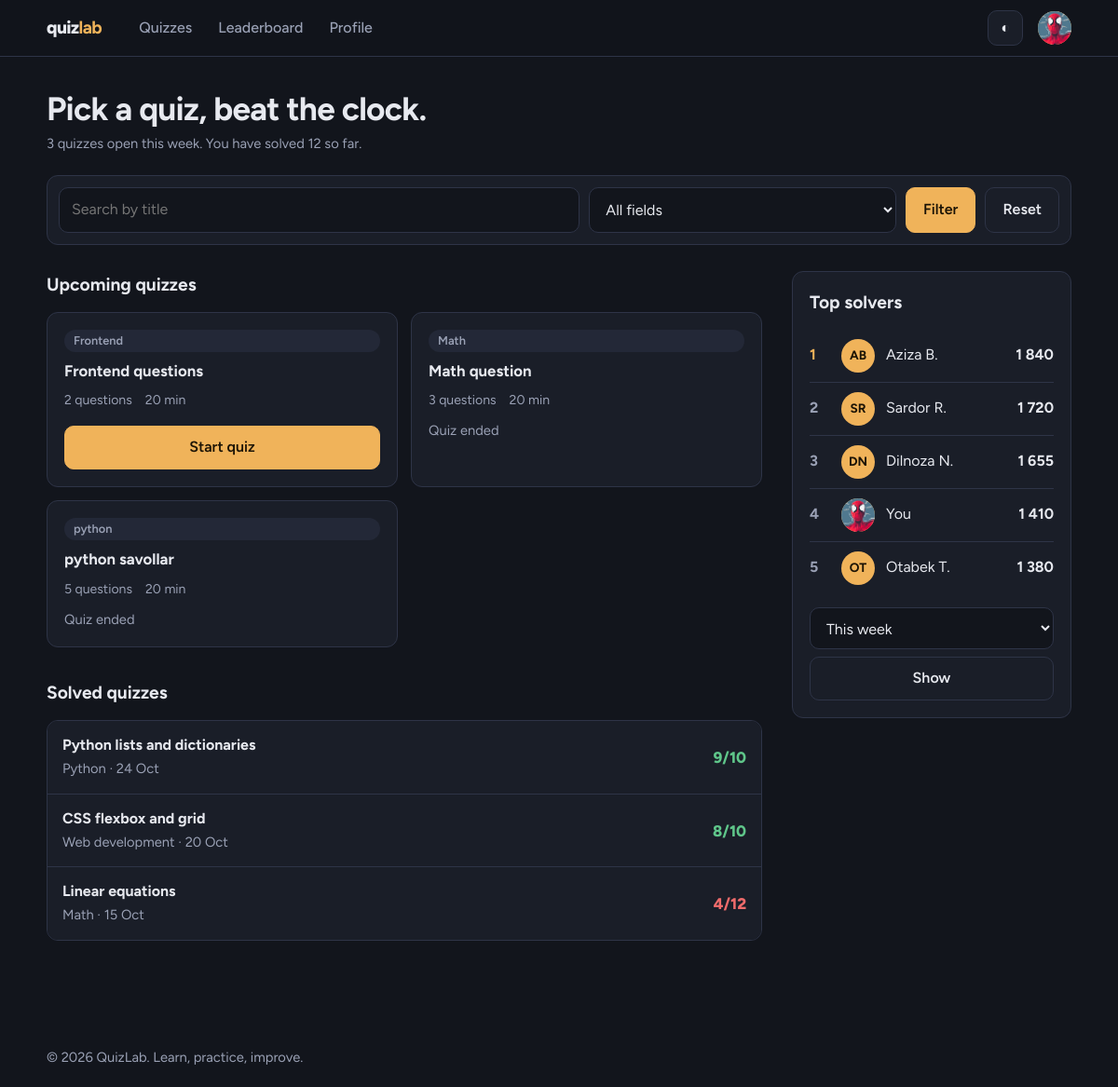
The app's page / (signed in) with its own data.
### accounts/models.py (models this page shows, shortened)
class Profile(models.Model):
    user = models.OneToOneField(
        User,
        on_delete=models.CASCADE,
        related_name="profile"
    )
    about = models.TextField(blank=True, null=True)
    profile_image = models.ImageField(
        upload_to="profiles/",
        blank=True,
        null=True
    )
    joined_date = models.DateField(auto_now_add=True)

### quiz/models.py (models this page shows, shortened)
class Quiz(models.Model):
    title = models.CharField(max_length=200)
    date_created = models.DateTimeField(auto_now_add=True)
    start_time = models.DateTimeField()
    end_time = models.DateTimeField()
    duration_minutes = models.PositiveIntegerField(default=20)
    status = models.BooleanField(default=True)
    science = models.ForeignKey(
        Science,
        on_delete=models.CASCADE,
        related_name="quizzes"
    )

class Science(models.Model):
    name = models.CharField(max_length=100)
    date_created = models.DateTimeField(auto_now_add=True)

### main/views.py (the view, shortened to what this page needs)
# urls.py: path("", HomePage.as_view(), name="index"),
class HomePage(ListView):
    model = Quiz
    template_name = "index.html"
    context_object_name = "upcoming_quizzes"
    paginate_by = 10
    template_name = "index.html"
    context_object_name = "upcoming_quizzes"
    model = Quiz
    paginate_by = 10
    def get_queryset(self):
        data = super().get_queryset()
        title = self.request.GET.get("title")
        science = self.request.GET.get("science")
        if title:
            data = data.filter(title__icontains=title)
        if science:
            data = data.filter(science__name__icontains=science)
        return data.order_by("-date_created")
    def get_context_data(self, **kwargs):
        context = super().get_context_data(**kwargs)
        context["sciences"] = Science.objects.all()
        context["now"] = timezone.now()
        print("SCIENCES:", list(context["sciences"].values("id", "name")))
        return context

### templates/index.html (shortened to what this page needs)
{% extends "base.html" %}
{% load static %}
{% block content %}
<div class="top">
    <h1>Pick a quiz, beat the clock.</h1>
    <p class="muted">3 quizzes open this week. You have solved 12 so far.</p>
</div>
<form class="filter" method="get" action="{% url 'index' %}">
    <input
        type="search"
        name="title"
        placeholder="Search by title"
        aria-label="Search quizzes"
        value="{{ request.GET.title }}"
    >
<select name="science" aria-label="Science">
    <option value="">All fields</option>
</select>
    <button class="btn" type="submit">Filter</button>
    <a class="btn ghost" href="{% url 'index' %}">Reset</a>
</form>
<div class="layout">
    <div>
<section id="upcoming">
    <h2>Upcoming quizzes</h2>
<div class="grid">
    {% for quiz in upcoming_quizzes %}
        <article class="quiz">
            <span class="tag">{{ quiz.science.name }}</span>
            <h3>{{ quiz.title }}</h3>
            <div class="meta">
                <span>{{ quiz.questions.count }} questions</span>
                <span>{{ quiz.duration_minutes }} min</span>
            </div>
            {% if not quiz.status %}
                <p class="muted">Unavailable</p>
            {% elif now < quiz.start_time %}
                <button type="button" class="btn ghost block" disabled>
                    Remind me
                </button>
            {% elif now < quiz.end_time %}
                <form method="post" action="{% url 'start_quiz' quiz.id %}">
                    <button type="submit" class="btn block">
                        Start quiz
                    </button>
                </form>
            {% else %}
                <p class="muted">Quiz ended</p>
            {% endif %}
        </article>
    {% empty %}
        <p class="muted">No quizzes yet.</p>
    {% endfor %}
</div>
</section>
        <section id="solved">
            <h2>Solved quizzes</h2>
            <div class="rows">
                <a class="row" href="quiz.html?id=11">
                    <span class="grow">
                        <strong>Python lists and dictionaries</strong>
                        <span class="muted">Python · 24 Oct</span>
                    </span>
                    <span class="score ok">9/10</span>
                </a>
                <a class="row" href="quiz.html?id=12">
                    <span class="grow">
                        <strong>CSS flexbox and grid</strong>
                        <span class="muted">Web development · 20 Oct</span>
                    </span>
                    <span class="score ok">8/10</span>
                </a>
                <a class="row" href="quiz.html?id=13">
                    <span class="grow">
                        <strong>Linear equations</strong>
                        <span class="muted">Math · 15 Oct</span>
                    </span>
                    <span class="score bad">4/12</span>
                </a>
            </div>
        </section>
    </div>
    <aside class="side" id="top">
        <h2>Top solvers</h2>
        <ol class="solvers">
            <li>
                <span class="rank">1</span>
                <span class="avatar">AB</span>
                <span>Aziza B.</span>
                <span class="pts">1 840</span>
            </li>
            <li>
                <span class="rank">2</span>
                <span class="avatar">SR</span>
                <span>Sardor R.</span>
                <span class="pts">1 720</span>
            </li>
            <li>
                <span class="rank">3</span>
                <span class="avatar">DN</span>
                <span>Dilnoza N.</span>
                <span class="pts">1 655</span>
            </li>
            <li>
                <span class="rank">4</span>
                <span class="avatar">
    {% if request.user.is_authenticated %}
        {% if request.user.profile.profile_image %}
            <img
                src="{{ request.user.profile.profile_image.url }}"
                alt="Profile photo"
                style="width:100%; height:100%; object-fit:cover; border-radius:50%;"
            >
        {% else %}
            {{ request.user.username|slice:":2"|upper }}
        {% endif %}
    {% else %}
        ?
    {% endif %}
</span>
                <span>You</span>
                <span class="pts">1 410</span>
            </li>
            <li>
                <span class="rank">5</span>
                <span class="avatar">OT</span>
                <span>Otabek T.</span>
                <span class="pts">1 380</span>
            </li>
        </ol>
        <form method="get" action="{% url 'leaderboard' %}" style="margin-top:14px">
            <select name="period" aria-label="Period">
                <option value="week">This week</option>
            </select>
            <button class="btn ghost block" type="submit" style="margin-top:8px">
                Show
            </button>
        </form>
    </aside>
</div>
{% endblock %}

### templates/base.html (shortened to what this page needs)
{% load static %}
<!DOCTYPE html>
<html lang="en" data-theme="dark">
<head>
    <link rel="stylesheet" href="{% static '.css/style.css' %}">
</head>
<body>
<header class="site">
    <div class="container bar">
        <a class="logo" href="{% url 'index' %}">quiz<b>lab</b></a>
        <nav class="nav" id="nav" aria-label="Main">
            <a href="{% url 'index' %}">Quizzes</a>
            <a href="{% url 'leaderboard' %}">Leaderboard</a>
            {% if user.is_authenticated %}
                <a href="{% url 'profile' %}">Profile</a>
            {% endif %}
        </nav>
        <button class="icon-btn"
                type="button"
                data-theme-toggle
                aria-label="Switch theme">◐</button>
        <details class="menu">
            <summary aria-label="Account menu">
<span class="avatar">
    {% if user.is_authenticated %}
        {% if user.profile.profile_image %}
            <img
                src="{{ user.profile.profile_image.url }}"
                alt="Profile photo"
                style="width: 100%; height: 100%; object-fit: cover; border-radius: 50%;"
            >
        {% else %}
            {{ user.username|slice:":2"|upper }}
        {% endif %}
    {% else %}
        ?
    {% endif %}
</span>
            </summary>
        </details>
    </div>
</header>
    <main class="container">
        {% block content %}{% endblock %}
    </main>
    <footer class="container muted" style="padding: 20px 0;">
        © {% now "Y" %} QuizLab. Learn, practice, improve.
    </footer>
</body>
</html>

### staticfiles/.css/style.css (style rules this page uses)
:root { --bg:#12151c;--surface:#1a1e28;--raised:#232837;--line:#2e3447;--text:#e7e9ef;--muted:#9aa1b5;--accent:#f0b35a;--accent-ink:#1b1305;--ok:#5fc68a;--bad:#ef6b6b;--r:12px;color-scheme:dark }
* { box-sizing:border-box;margin:0 }
body { font:16px/1.55 "Figtree",system-ui,sans-serif;background:var(--bg);color:var(--text);min-height:100vh }
a { color:inherit;text-decoration:none }
ul,ol { list-style:none;padding:0 }
.container { width:min(1100px,100% - 32px);margin-inline:auto }
h1 { font-size:clamp(1.6rem,4vw,2.2rem);line-height:1.15;letter-spacing:-.02em }
h2 { font-size:1.2rem;margin-bottom:14px }
.muted { color:var(--muted);font-size:.92rem }
.site { position:sticky;top:0;z-index:20;background:color-mix(in srgb,var(--bg) 88%,transparent);backdrop-filter:blur(10px);border-bottom:1px solid var(--line) }
.bar { display:flex;align-items:center;gap:16px;height:60px }
.logo { font-weight:800;font-size:1.2rem;letter-spacing:-.03em }
.logo b { color:var(--accent) }
.nav { display:flex;gap:4px;margin-left:12px }
.nav a { padding:8px 12px;border-radius:8px;color:var(--muted);font-weight:500 }
.nav a { padding: 8px 12px; border-radius: 8px; color: var(--muted); font-weight: 500; transition: background .2s, color .2s, box-shadow .2s; }
.icon-btn { width:38px;height:38px;border-radius:10px;border:1px solid var(--line);background:var(--surface);color:var(--text);cursor:pointer;font-size:1rem }
.menu { position:relative }
.menu summary { list-style:none;cursor:pointer;display:flex;align-items:center;gap:8px }
.avatar { width:36px;height:36px;border-radius:50%;background:var(--accent);color:var(--accent-ink);display:grid;place-items:center;font-weight:700;font-size:.85rem;flex:none }
.btn { display:inline-flex;align-items:center;justify-content:center;gap:6px;padding:10px 18px;border-radius:10px;border:1px solid var(--accent);background:var(--accent);color:var(--accent-ink);font:inherit;font-weight:600;cursor:pointer;transition:transform .12s,filter .12s }
.btn.ghost { background:none;color:var(--text);border-color:var(--line) }
.btn.block { width:100% }
.tag { display:inline-block;padding:2px 10px;border-radius:99px;background:var(--raised);color:var(--muted);font-size:.8rem;font-weight:600 }
input,select,textarea { width:100%;padding:11px 13px;border-radius:10px;border:1px solid var(--line);background:var(--bg);color:var(--text);font:inherit }
.top { padding:36px 0 22px }
.top p { margin-top:6px }
.filter { display:flex;flex-wrap:wrap;gap:10px;margin-bottom:28px;padding:12px;border:1px solid var(--line);border-radius:var(--r);background:var(--surface) }
.filter input { flex:2 1 200px }
.filter select { flex:1 1 150px }
.layout { display:grid;grid-template-columns:1fr 300px;gap:32px;padding-bottom:60px;align-items:start }
.grid { display:grid;grid-template-columns:repeat(auto-fill,minmax(250px,1fr));gap:14px;margin-bottom:34px }
.quiz { background:var(--surface);border:1px solid var(--line);border-radius:var(--r);padding:18px;display:flex;flex-direction:column;gap:10px }
.quiz h3 { font-size:1.05rem;line-height:1.3 }
.quiz .meta { display:flex;gap:14px;color:var(--muted);font-size:.88rem;flex-wrap:wrap }
.quiz form { margin-top:auto;padding-top:6px }
.rows { border:1px solid var(--line);border-radius:var(--r);overflow:hidden;margin-bottom:34px }
.row { display:flex;align-items:center;gap:14px;padding:14px 16px;background:var(--surface) }
.row+.row { border-top:1px solid var(--line) }
.row .grow { flex:1;min-width:0 }
.row strong { display:block;white-space:nowrap;overflow:hidden;text-overflow:ellipsis }
.score { font-weight:800;font-size:1.05rem }
.score.ok { color:var(--ok) }
.score.bad { color:var(--bad) }
.side { position:sticky;top:80px;background:var(--surface);border:1px solid var(--line);border-radius:var(--r);padding:18px }
.solvers li { display:flex;align-items:center;gap:12px;padding:10px 0 }
.solvers li+li { border-top:1px solid var(--line) }
.solvers .rank { width:22px;color:var(--muted);font-weight:700 }
.solvers li:first-child .rank { color:var(--accent) }
.solvers .pts { margin-left:auto;font-weight:700 }

### records on screen
Quiz: science.name "Frontend", title "Frontend questions", questions.count "2", duration_minutes "20", status "Start quiz"
Quiz: science.name "Math", title "Math question", questions.count "3", duration_minutes "20", status "Quiz ended"
Quiz: science.name "python", title "python savollar", questions.count "5", duration_minutes "20", status "Quiz ended"
